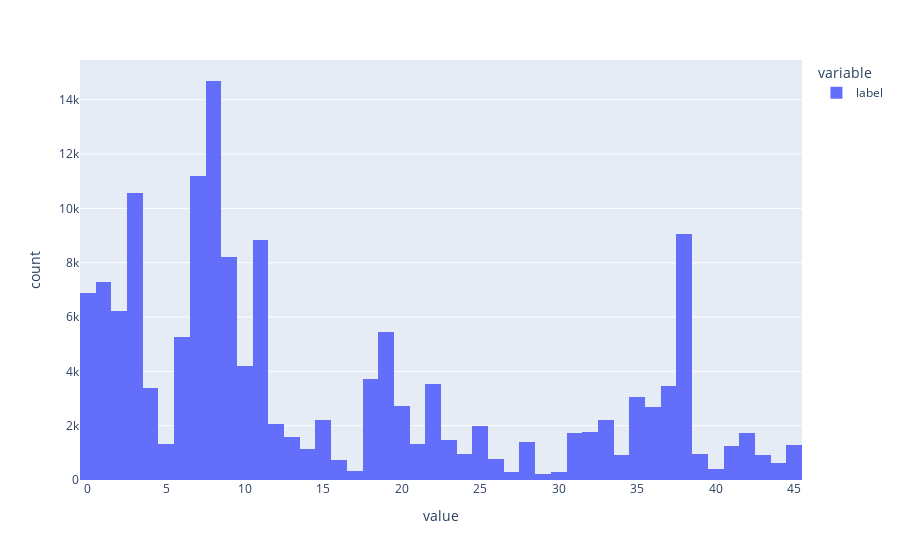

The code cell stored with this chart in its notebook:
### Code cell
import plotly.express as px
fig = px.histogram(db.index.label, histnorm=None)
fig.show()

### Figure 1 — Plotly figure (JSON) as saved in the notebook; plotly's stock layout.template omitted (floating-point values rounded to 4 significant figures; data arrays with more than 128 entries replaced by an {"elided": "..."} marker saying what was removed)
{"data": [{"alignmentgroup": "True", "bingroup": "x", "hovertemplate": "variable=label<br>value=%{x}<br>count=%{y}<extra></extra>", "legendgroup": "label", "marker": {"color": "#636efa", "pattern": {"shape": ""}}, "name": "label", "offsetgroup": "label", "orientation": "v", "showlegend": true, "type": "histogram", "x": {"elided": "152364 int values"}, "xaxis": "x", "yaxis": "y"}], "layout": {"barmode": "relative", "legend": {"title": {"text": "variable"}, "tracegroupgap": 0}, "margin": {"t": 60}, "xaxis": {"anchor": "y", "domain": [0, 1], "title": {"text": "value"}}, "yaxis": {"anchor": "x", "domain": [0, 1], "title": {"text": "count"}}}}
